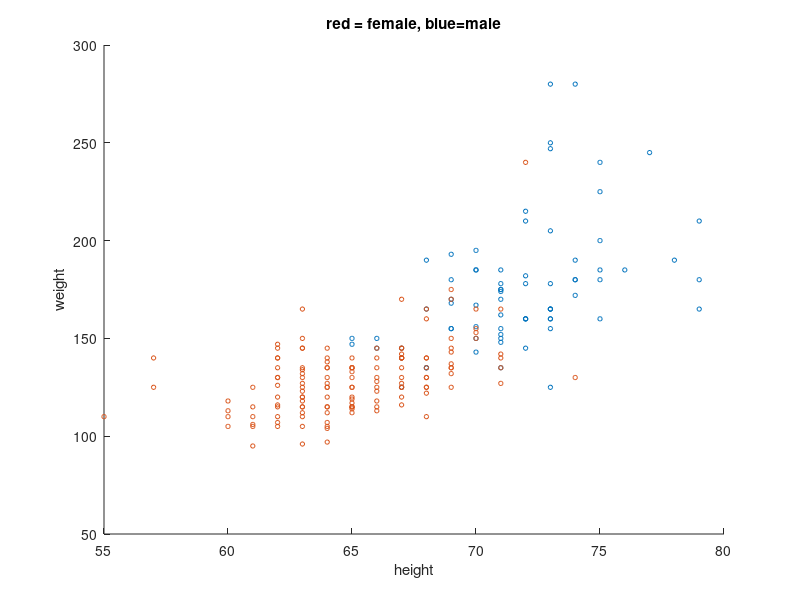

MATLAB code to generate this figure: (Note: this script raises an error after producing the figure.)

% data from http://www.stat.psu.edu/~resources/bydata.htm
% Simplified using biometric_data_cleanup.m

rawdata = dlmread('biometric_data_simple.txt');
data.C = rawdata(:,1); % 1=male, 2=female
data.X = [rawdata(:,2) rawdata(:,3)]; % height, weight
data.featureNames = {'height ', 'weight'};
data.classNames = {'male', 'female'}; % 1,2 
Nclasses = 2;
Ndims = 2;
maleClass = find(strcmp(data.classNames, 'male'));
femaleClass = find(strcmp(data.classNames, 'female'));

%%%%%%%%%%%%%%%%%%%%%%%%
% VISUALIZE DATA

%figure(1); clf;
%plotmatrix(data.X)

figure(1); clf
maleNdx = find(data.C == maleClass);
femaleNdx = find(data.C == femaleClass);
scatter(data.X(maleNdx,1), data.X(maleNdx,2), 10, 'bx');
hold on
scatter(data.X(femaleNdx,1), data.X(femaleNdx,2), 10, 'ro');
xlabel('height')
ylabel('weight')
title('red = female, blue=male')
%print(gcf, '-djpeg', 'figures/biometric_scatterplot.jpg')
%print(gcf, '-depsc', 'figures/biometric_scatterplot.eps')


figure(2);clf
for d=1:Ndims
  dat = data.X(:,d);
  minx = min(dat); maxx = max(dat);
  for c=1:Nclasses
    ndx = find(data.C == c);
    dat = data.X(ndx,d);
    subplot2(Ndims, Nclasses, d, c);
    %hist(dat);
    [counts, centers] = hist(dat);
    ncounts = normalize(counts);
    bar(centers,ncounts)
    title(sprintf('%s %s', data.featureNames{d}, data.classNames{c}));
    set(gca,'xlim', [minx maxx]);
  end
end




traindata = data;


%%%%%%%%%%%%%%%%%%%%%%%
% Fit class conditional 1D Gaussians to each feature
% params.mu(c,c) for feature d, class c
for d=1:Ndims
  for c=1:Nclasses
    ndx = find(traindata.C == c);
    dat = traindata.X(ndx,d);
    params.mu(c,d) = mean(dat);
    params.sigma(c,d) = std(dat);
  end
end


% Fit priors by counting
n = length(traindata.C);
for c=1:Nclasses
  params.classPrior(c) = length(find(traindata.C==c))/n;
end

% Visualize model fit
figure(2);
for d=1:Ndims
  dat = traindata.X(:,d);
  minx = min(dat); maxx = max(dat);
  for c=1:Nclasses
    subplot2(Ndims, Nclasses, d, c);
    xs = linspace(0.5*minx, 1.5*maxx, 100);
    hold on
    ps = normpdf(xs, params.mu(c,d), params.sigma(c,d));
    ps = normalize(ps);
    sf = max(ncounts) / max(ps);
    h = plot(xs, ps * sf);
    set(h, 'linewidth', 3)
    set(gca,'xlim', [minx maxx]);
  end
end


%%%%%%%%%% Test

x = [72 180];
x = [60 100];
x = [68 155];

pm = normpdf(x(1), params.mu(1,1), params.sigma(1,1)) *...
     normpdf(x(2), params.mu(1,2), params.sigma(1,2));

pf = normpdf(x(1), params.mu(2,1), params.sigma(2,1)) *...
     normpdf(x(2), params.mu(2,2), params.sigma(2,2));

post  = pm/(pm+pf)
